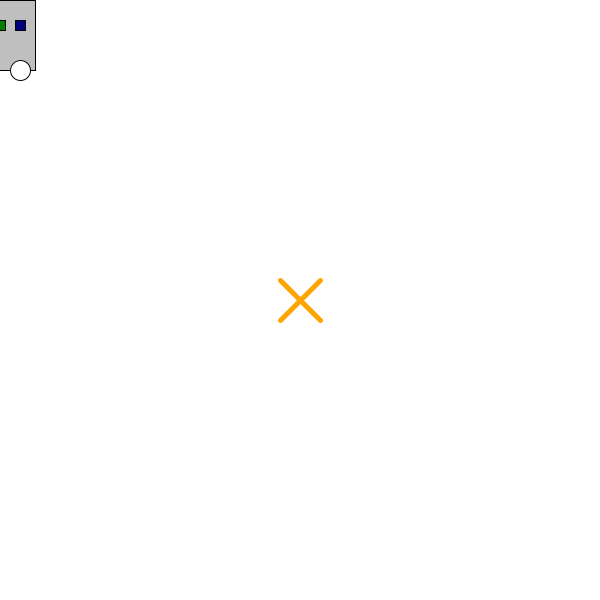
Frame 1 (no input)
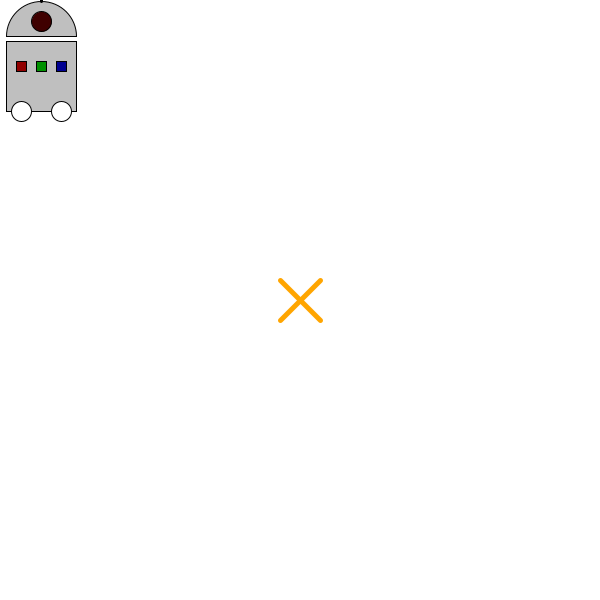
Frame 60 (the mouse pressed at the canvas centre just before this capture)
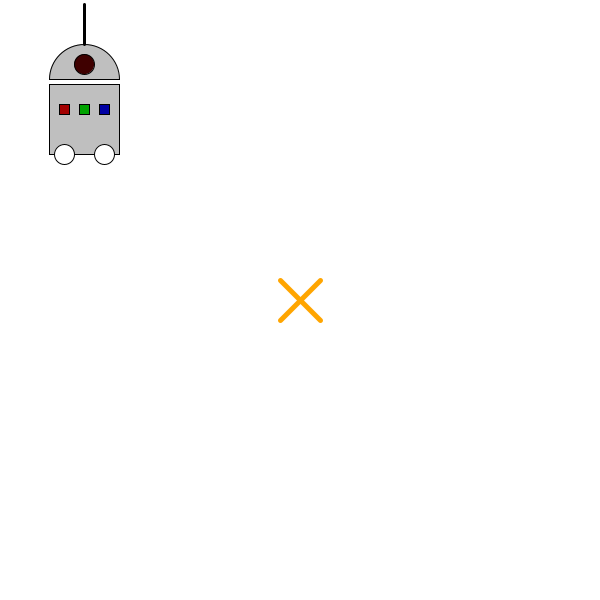
Frame 120 (the mouse held since frame 60 and released just before this capture)

The Processing sketch that drew these frames (run headless with seeded random() and noise(); from frame 60 on, the mouse is pressed at the canvas centre):

// Processing sketch: exemple_04_06_chipSuitLaCible
// ── exemple_04_06_chipSuitLaCible.pde
int cibleX;
int cibleY;
float chipX = 0;
float chipY = 0;
float distChipCible;
float distMax;

void setup() {
  size(600, 600);
  frameRate(30);
  cibleX = width / 2;
  cibleY = height / 2;
  distMax = dist(0, 0, width, height);
}

void draw() {
  background(255);
  
  // dessiner la cible
  stroke(255, 165, 0);
  strokeWeight(5);
  line(cibleX - 20, cibleY - 20, cibleX + 20, cibleY + 20);
  line(cibleX - 20, cibleY + 20, cibleX + 20, cibleY - 20);
  
  // calculer la distance entre Chip et la cible
  distChipCible = dist(chipX, chipY, cibleX, cibleY);

  // dessiner Chip

  // le corps
  stroke(0);
  strokeWeight(1);
  fill(191);
  rect(chipX - 35, chipY, 70, 70);

  // les trois LEDs
  // plus Chip ets proche de la cible, plus les couleurs sont brillantes
  colorMode(RGB, distMax, distMax, distMax);
  fill(distMax - distChipCible, 0, 0);
  rect(chipX - 25, chipY + 20, 10, 10);
  fill(0, distMax - distChipCible, 0);
  rect(chipX - 5, chipY + 20, 10, 10);
  fill(0, 0, distMax - distChipCible);
  rect(chipX + 15, chipY + 20, 10, 10);
  colorMode(RGB, 255, 255, 255);

  // les roues
  fill(255);
  ellipse(chipX - 20, chipY + 70, 20, 20);
  ellipse(chipX + 20, chipY + 70, 20, 20);

  // la tête
  fill(191);
  arc(chipX, chipY - 5, 70, 70, -PI, 0, CHORD);

  // la caméra
  fill(63, 0, 0);
  ellipse(chipX, chipY - 20, 20, 20);

  // l'antenne
  strokeWeight(3);
  line(chipX, chipY - 40, chipX, chipY - 80);

  
  // Chip se déplace une unité en direction vers la cible
  chipX += (cibleX - chipX) / distChipCible;
  chipY += (cibleY - chipY) / distChipCible;
}

void mousePressed() {
  cibleX = mouseX;
  cibleY = mouseY;
}
